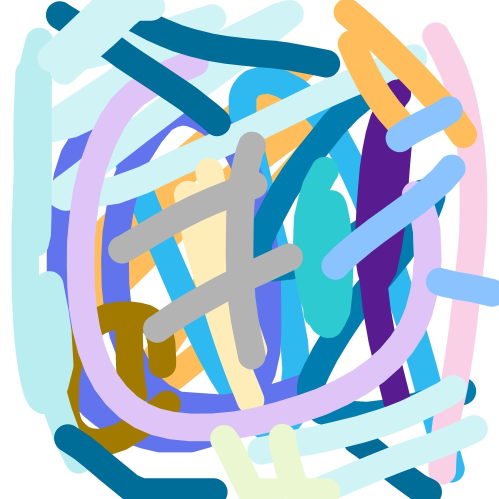
//> input picture 3.2.2两张图像像素比较/Img/img.jpg, 998 x 998 px (shown at 1/2 size)
$ ./main   (built with g++ and OpenCV 4)
//> lines starting //> are read from the running program, lines starting //| are printed output that depends on the picture
#include<opencv4/opencv2/core/core.hpp>
#include<opencv4/opencv2/highgui.hpp>
#include<opencv4/opencv2/opencv.hpp>
#include<iostream>
#include<vector>
using namespace std;
using namespace cv;
int main()
{
    Mat img = imread("../../3.2.2两张图像像素比较/Img/img.jpg");
//> img is the input picture: 998 rows x 998 cols, CV_8UC3; mean B, G, R 213.4, 198.3, 174.6
    if (img.empty())
    {
        cout << "读取失败！" << endl;
        return -1;
    }

    //尺寸变换
    Mat small,big0,big1,big2;
    resize(img,small,Size(15,15),0,0,INTER_AREA);//缩小
    resize(img,big0,Size(30,30),0,0,INTER_NEAREST);//最近邻插值
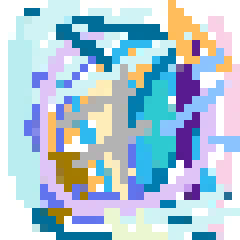
//> big0: 30 rows x 30 cols, CV_8UC3 (shown 8 times larger); mean B, G, R 213.6, 198.6, 175.3
    resize(img,big1,Size(30,30),0,0,INTER_LINEAR);//双线性插值
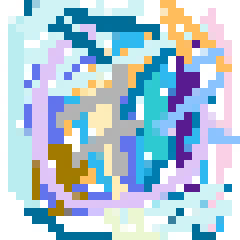
//> big1: 30 rows x 30 cols, CV_8UC3 (shown 8 times larger); mean B, G, R 213.5, 198.7, 175.5
    resize(img,big2,Size(30,30),0,0,INTER_CUBIC);//双三次插值
    namedWindow("samll",0);//图像尺寸太小，要设置成可以调节大小的窗口
    imshow("samll",small);

    //矩阵数组的拼接
    Mat arr[]= {
            Mat(1, 2, CV_32FC1, Scalar(1)),
            Mat(1, 2, CV_32FC1, Scalar(2)),
            Mat(1, 2, CV_32FC1, Scalar(3))
    };
    Mat heng,zong;
    vconcat(arr,2,zong);
    hconcat(arr,2,heng);
    cout<<"纵向拼接："<<endl<<zong<<endl;
    cout<<"横向拼接："<<endl<<heng<<endl;

    //矩阵的拼接
    Mat a = (Mat_<float>(1, 2)<<1,2,3,4);
    Mat b = (Mat_<float>(1, 2)<<5,6,7,8);
    Mat v,h;
    vconcat(a,b,v);
    hconcat(a,b,h);

    //图像拼接
    /*
    Mat img1= imread("路径");
    Mat img2= imread("路径");
    Mat img3,img4;
    vconcat(img1,img2,img3);
    hconcat(img1,img2,img4);
    */

    //图像翻转
    Mat img_x,img_y,img_xy;
    flip(img,img_x,0);//以x为对称轴
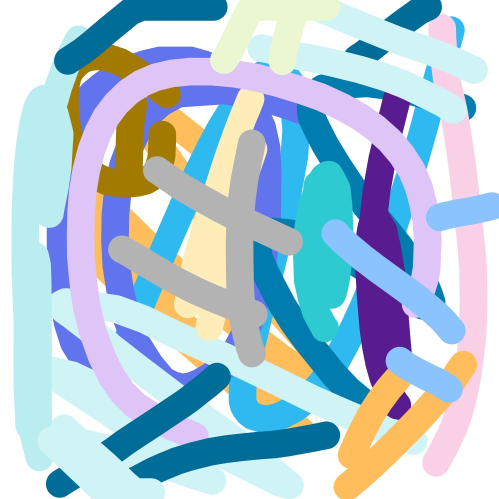
//> img_x: 998 rows x 998 cols, CV_8UC3 (shown at 1/2 size); mean B, G, R 213.4, 198.3, 174.6
    flip(img,img_y,1);//以y为对称轴
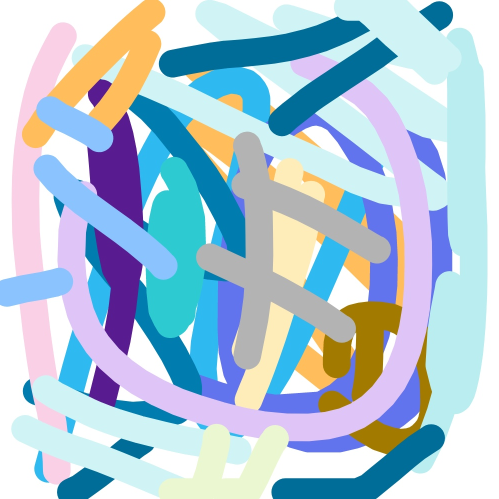
//> img_y: 998 rows x 998 cols, CV_8UC3 (shown at 1/2 size); mean B, G, R 213.4, 198.3, 174.6
    flip(img,img_xy,-1);//先以x为对称轴，再以y为对称轴
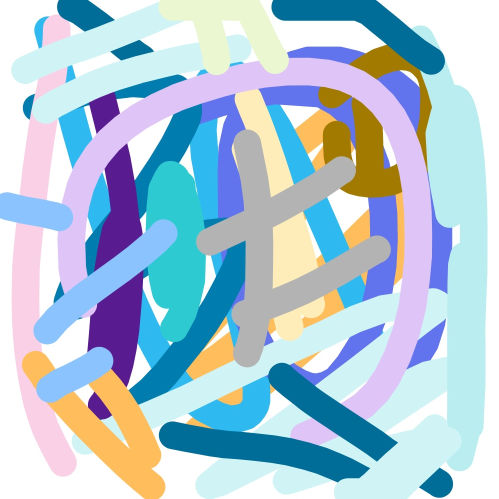
//> img_xy: 998 rows x 998 cols, CV_8UC3 (shown at 1/2 size); mean B, G, R 213.4, 198.3, 174.6

    waitKey(0);
    return 0;
}
